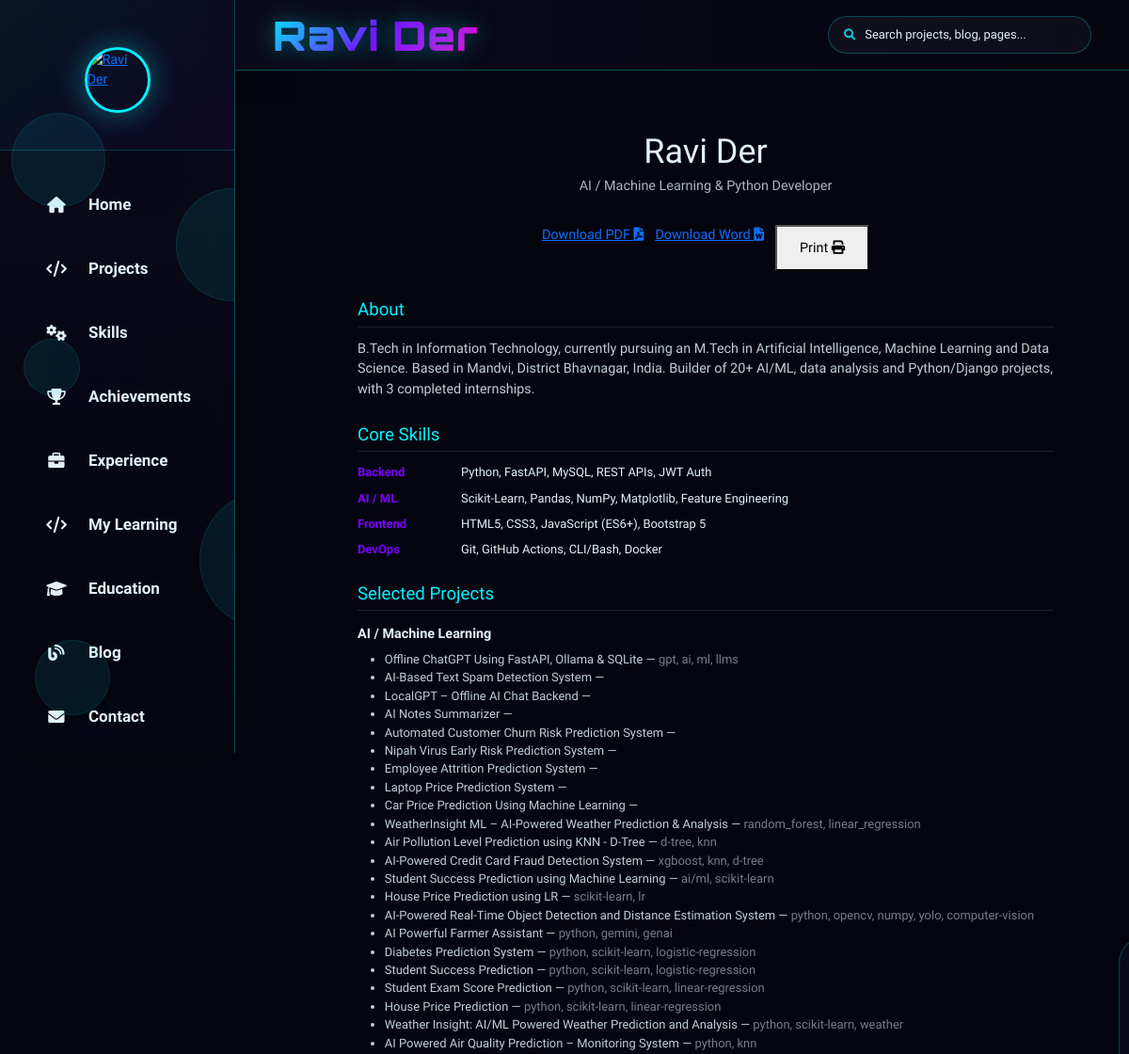
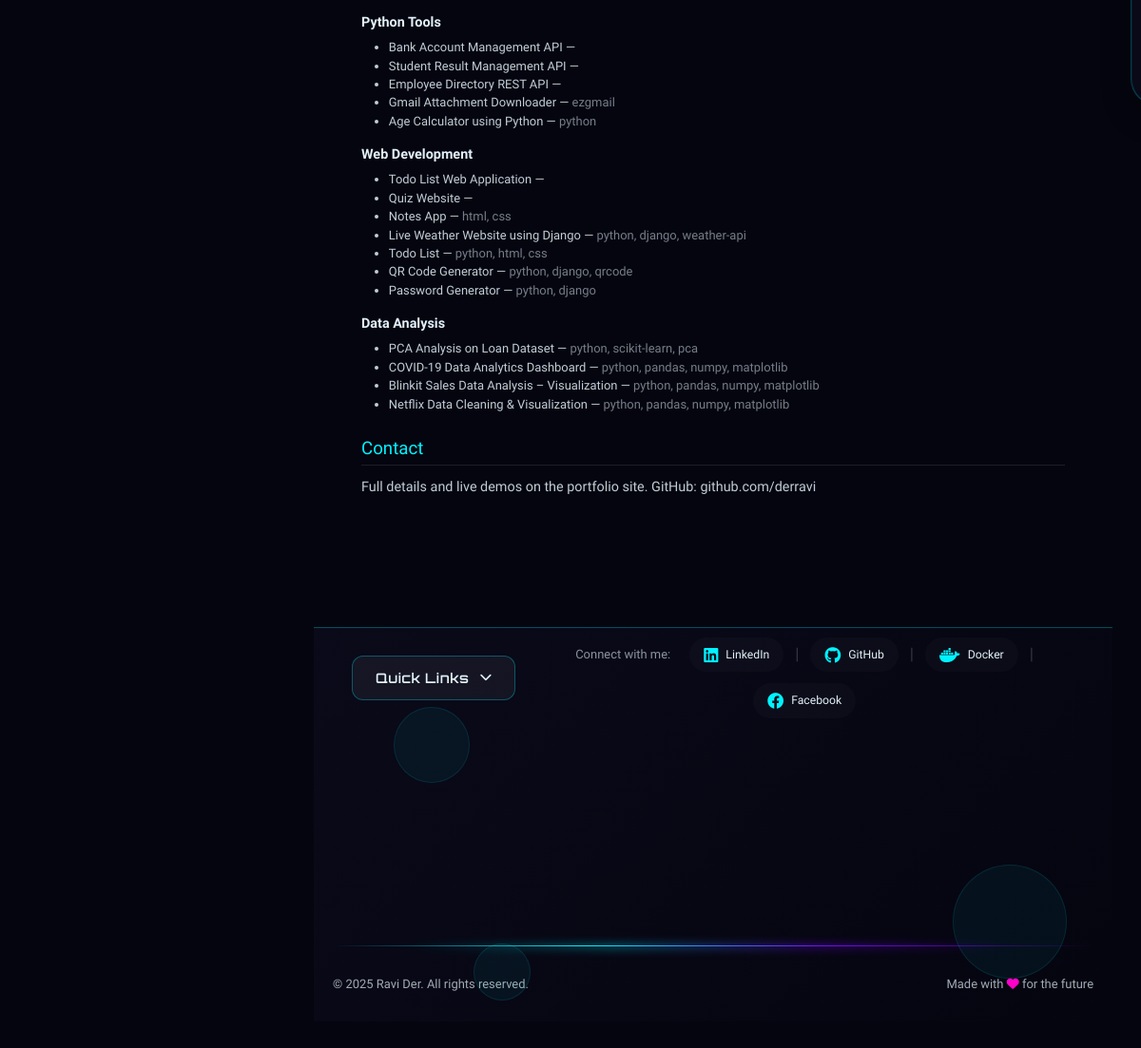
/resume, run on the app's committed database (2 pictures, top to bottom).
### tables this page shows
CREATE TABLE admin_projects (
            id INTEGER PRIMARY KEY AUTOINCREMENT,
            slug TEXT UNIQUE NOT NULL,
            title TEXT NOT NULL,
            description TEXT,
            category TEXT,
            tags TEXT,
            github_url TEXT,
            image_url TEXT,
            demo_url TEXT,
            status TEXT DEFAULT 'published',
            featured BOOLEAN DEFAULT 0,
            view_count INTEGER DEFAULT 0,
            created_at TIMESTAMP DEFAULT CURRENT_TIMESTAMP,
            updated_at TIMESTAMP DEFAULT CURRENT_TIMESTAMP
        , display_order INTEGER DEFAULT 0);

### flask_app.py (the view)
@app.route('/resume')
def resume_view():
    by_category = {}
    for p in projects_data.get_projects():
        by_category.setdefault(p["category"], []).append(p)
    return render_template('resume.html', by_category=by_category, category_labels=CATEGORY_LABELS)

### app/admin/admin_db.py (called while the page is built)
def get_db_connection():
    os.makedirs(DATA_DIR, exist_ok=True)
    conn = sqlite3.connect(DB_PATH)
    conn.row_factory = sqlite3.Row
    return conn

def get_all_projects(status='all'):
    conn = get_db_connection()
    cursor = conn.cursor()
    if status == 'all':
        cursor.execute('SELECT * FROM admin_projects ORDER BY display_order ASC, created_at DESC')
    else:
        cursor.execute('SELECT * FROM admin_projects WHERE status = ? ORDER BY display_order ASC, created_at DESC', (status,))
    projects = [dict(row) for row in cursor.fetchall()]
    for project in projects:
        if project['tags']:
            try:
                project['tags'] = json.loads(project['tags'])
            except:
                project['tags'] = []
    conn.close()
    return projects

### app/content/projects_data.py (called while the page is built)
def _row_to_project(row):
    tags = row.get("tags") or []
    if isinstance(tags, str):
        try:
            import json
            tags = json.loads(tags)
        except Exception:
            tags = []
    return {
        "id": row.get("id"),
        "slug": row.get("slug"),
        "title": row.get("title"),
        "category": row.get("category"),
        "tags": tags,
        "description": row.get("description") or "",
        "image_url": row.get("image_url") or "",
        "demo_url": row.get("demo_url") or "",
        "github": row.get("github_url") or "#",       # kept for backward compatibility
        "github_url": row.get("github_url") or "#",
        "status": row.get("status") or "published",
        "featured": bool(row.get("featured")),
        "view_count": row.get("view_count") or 0,
    }

def get_projects(published_only=True):
    status = "published" if published_only else "all"
    rows = admin_db.get_all_projects(status=status)
    return [_row_to_project(r) for r in rows]

### app/core/db.py (called while the page is built)
def now_iso():
    return datetime.now(timezone.utc).isoformat()

### flask_app.py (called while the page is built)
@app.context_processor
def inject_seo_globals():
    return {
        "site_url": SITE_URL.rstrip('/'),
        "google_site_verification": GOOGLE_SITE_VERIFICATION,
    }

@app.after_request
def set_cache_headers(response):
    if request.path.startswith('/static/'):
        response.headers['Cache-Control'] = 'public, max-age=2592000'  # 30 days for static
    else:
        response.headers['Cache-Control'] = 'public, max-age=300'  # 5 min for HTML
    return response

@app.before_request
def _start_timer():
    request._start_time = time.time()

### templates/resume.html (shortened to what this page needs)
{% extends 'base.html' %}
{% block content %}
<section class="section">
    <div class="container resume-wrap">
        <div class="resume-header">
            <h1>Ravi Der</h1>
            <p style="opacity:0.75;">AI / Machine Learning &amp; Python Developer</p>
        </div>
        <div class="resume-actions">
            <a href="{{ url_for('export_resume_pdf') }}" class="btn-futuristic"><span>Download PDF</span> <i class="fas fa-file-pdf"></i></a>
            <a href="{{ url_for('export_resume_docx') }}" class="btn-futuristic1"><span>Download Word</span> <i class="fas fa-file-word"></i></a>
            <button onclick="window.print()" class="btn-futuristic1"><span>Print</span> <i class="fas fa-print"></i></button>
        </div>
        <div class="resume-section">
            <h3>About</h3>
            <p style="opacity:0.85;">B.Tech in Information Technology, currently pursuing an M.Tech in Artificial
                Intelligence, Machine Learning and Data Science. Based in Mandvi, District Bhavnagar, India.
                Builder of 20+ AI/ML, data analysis and Python/Django projects, with 3 completed internships.</p>
        </div>
        <div class="resume-section">
            <h3>Core Skills</h3>
            <div class="resume-skill-row"><strong>Backend</strong><span>Python, FastAPI, MySQL, REST APIs, JWT Auth</span></div>
            <div class="resume-skill-row"><strong>AI / ML</strong><span>Scikit-Learn, Pandas, NumPy, Matplotlib, Feature Engineering</span></div>
            <div class="resume-skill-row"><strong>Frontend</strong><span>HTML5, CSS3, JavaScript (ES6+), Bootstrap 5</span></div>
            <div class="resume-skill-row"><strong>DevOps</strong><span>Git, GitHub Actions, CLI/Bash, Docker</span></div>
        </div>
        <div class="resume-section">
            <h3>Selected Projects</h3>
            {% for cat, items in by_category.items() %}
            <p style="font-weight:600; margin: 14px 0 6px;">{{ category_labels.get(cat, cat) }}</p>
            <ul style="opacity:0.85; font-size:0.9rem;">
                {% for p in items %}
                <li>{{ p.title }} — <span style="opacity:0.6;">{{ p.tags|join(', ') }}</span></li>
                {% endfor %}
            </ul>
            {% endfor %}
        </div>
        <div class="resume-section">
            <h3>Contact</h3>
            <p style="opacity:0.85;">Full details and live demos on the portfolio site. GitHub: github.com/derravi</p>
        </div>
    </div>
</section>
{% endblock %}

### static/css/enhancements.css (style rules this page uses)
html { scroll-behavior: smooth; }
html { font-size: 90%; }

### static/css/mobile-responsive.css (style rules this page uses)
:root { --primary: #00f3ff; --secondary: #7b00ff; --dark: #0a0a1a; --darker: #050510; --light: #e2f1f8; --accent: #ff00c8; --sidebar-width-mobile: 230px; --sidebar-width-tablet: 300px; --sidebar-width-desktop: 300px; }
@media (min-width: 1025px) { :root { --sidebar-width: var(--sidebar-width-desktop); } }
@media (min-width: 1025px) { h1 { font-size: 2.5rem !important; } }
@media (min-width: 1025px) { h3 { font-size: 1.3rem !important; } }
@media (min-width: 1025px) { button:not(.newsletter-btn):not(.floating-mobile-btn):not(.mobile-sidebar-close), .btn:not(.newsletter-btn) { width: auto !important; padding: 12px 24px !important; } }
@media (prefers-color-scheme: light) { body { background-color: #f5f7fa; color: #333; } }

### templates/resume.html (style rules this page uses)
.resume-wrap { max-width: 780px; margin: 0 auto; }
.resume-header { text-align: center; margin-bottom: 30px; }
.resume-header h1 { font-size: 2.4rem; margin-bottom: 4px; }
.resume-actions { display: flex; gap: 12px; justify-content: center; margin-bottom: 30px; flex-wrap: wrap; }
.resume-section { margin-bottom: 26px; }
.resume-section h3 { font-size: 1.15rem; color: var(--primary); margin-bottom: 12px; border-bottom: 1px solid rgba(255,255,255,0.1); padding-bottom: 6px; }
.resume-skill-row { display: flex; gap: 10px; margin-bottom: 8px; font-size: 0.9rem; }
.resume-skill-row strong { min-width: 100px; color: var(--secondary); }

### templates/base.html (style rules this page uses)
:root { --primary: #00f3ff; --secondary: #7b00ff; --dark: #0a0a1a; --darker: #050510; --light: #e2f1f8; --accent: #ff00c8; --sidebar-width: 300px; --sidebar-collapsed: 80px; }
* { -ms-overflow-style: none; scrollbar-width: none; }
html, body { margin: 0; padding: 0; overflow-x: hidden; font-family: 'Exo 2', sans-serif; background-color: var(--darker); color: var(--light); height: 100%; }
body::before { content: ''; position: fixed; top: 0; left: 0; width: 100%; height: 100%; background: radial-gradient(circle at 20% 50%, rgba(123, 0, 255, 0.15) 0%, transparent 25%), radial-gradient(circle at 80% 20%, rgba(0, 243, 255, 0.1) 0%, transparent 25%), radial-gradient(circle at 40% 80%, rgba(255, 0, 200, 0.08) 0%, transparent 25%); z-index: -1; pointer-events: none; }
html, body { width: 100%; position: relative; }
* { transition: color 0.3s ease, background-color 0.3s ease, border-color 0.3s ease; }

### templates/footer.html (style rules this page uses)
:root { --primary: #00f3ff; --secondary: #7b00ff; --dark: #0a0a1a; --darker: #050510; --light: #e2f1f8; --accent: #ff00c8; }
.container { max-width: 1200px; margin: 0 auto; padding: 0 20px; }

### data on the page
admin_projects: get "AI / Machine Learning", title "Offline ChatGPT Using FastAPI, Ollama & SQLite", tags "gpt, ai, ml, llms"
admin_projects: title "AI-Based Text Spam Detection System"
admin_projects: title "LocalGPT – Offline AI Chat Backend"
admin_projects: title "AI Notes Summarizer"
admin_projects: title "Automated Customer Churn Risk Prediction System"
admin_projects: title "Nipah Virus Early Risk Prediction System"
admin_projects: title "Employee Attrition Prediction System"
admin_projects: title "Laptop Price Prediction System"
admin_projects: title "Car Price Prediction Using Machine Learning"
admin_projects: title "WeatherInsight ML – AI-Powered Weather Prediction & Analysis", tags "random_forest, linear_regression"
admin_projects: title "Air Pollution Level Prediction using KNN - D-Tree", tags "d-tree, knn"
admin_projects: title "AI-Powered Credit Card Fraud Detection System", tags "xgboost, knn, d-tree"
admin_projects: title "Student Success Prediction using Machine Learning", tags "ai/ml, scikit-learn"
admin_projects: title "House Price Prediction using LR", tags "scikit-learn, lr"
admin_projects: title "AI-Powered Real-Time Object Detection and Distance Estimation System", tags "python, opencv, numpy, yolo, computer-vision"
admin_projects: title "AI Powerful Farmer Assistant", tags "python, gemini, genai"
admin_projects: title "Diabetes Prediction System", tags "python, scikit-learn, logistic-regression"
admin_projects: title "Student Success Prediction", tags "python, scikit-learn, logistic-regression"
admin_projects: title "Student Exam Score Prediction", tags "python, scikit-learn, linear-regression"
admin_projects: title "House Price Prediction", tags "python, scikit-learn, linear-regression"
admin_projects: title "Weather Insight: AI/ML Powered Weather Prediction and Analysis", tags "python, scikit-learn, weather"
admin_projects: title "AI Powered Air Quality Prediction – Monitoring System", tags "python, knn"
admin_projects: get "Python Tools", title "Bank Account Management API"
admin_projects: title "Student Result Management API"
admin_projects: title "Employee Directory REST API"
admin_projects: title "Gmail Attachment Downloader", tags "ezgmail"
admin_projects: title "Age Calculator using Python", tags "python"
admin_projects: get "Web Development", title "Todo List Web Application"
admin_projects: title "Quiz Website"
admin_projects: title "Notes App", tags "html, css"
admin_projects: title "Live Weather Website using Django", tags "python, django, weather-api"
admin_projects: title "Todo List", tags "python, html, css"
admin_projects: title "QR Code Generator", tags "python, django, qrcode"
admin_projects: title "Password Generator", tags "python, django"
admin_projects: get "Data Analysis", title "PCA Analysis on Loan Dataset", tags "python, scikit-learn, pca"
admin_projects: title "COVID-19 Data Analytics Dashboard", tags "python, pandas, numpy, matplotlib"
admin_projects: title "Blinkit Sales Data Analysis – Visualization", tags "python, pandas, numpy, matplotlib"
admin_projects: title "Netflix Data Cleaning & Visualization", tags "python, pandas, numpy, matplotlib"
